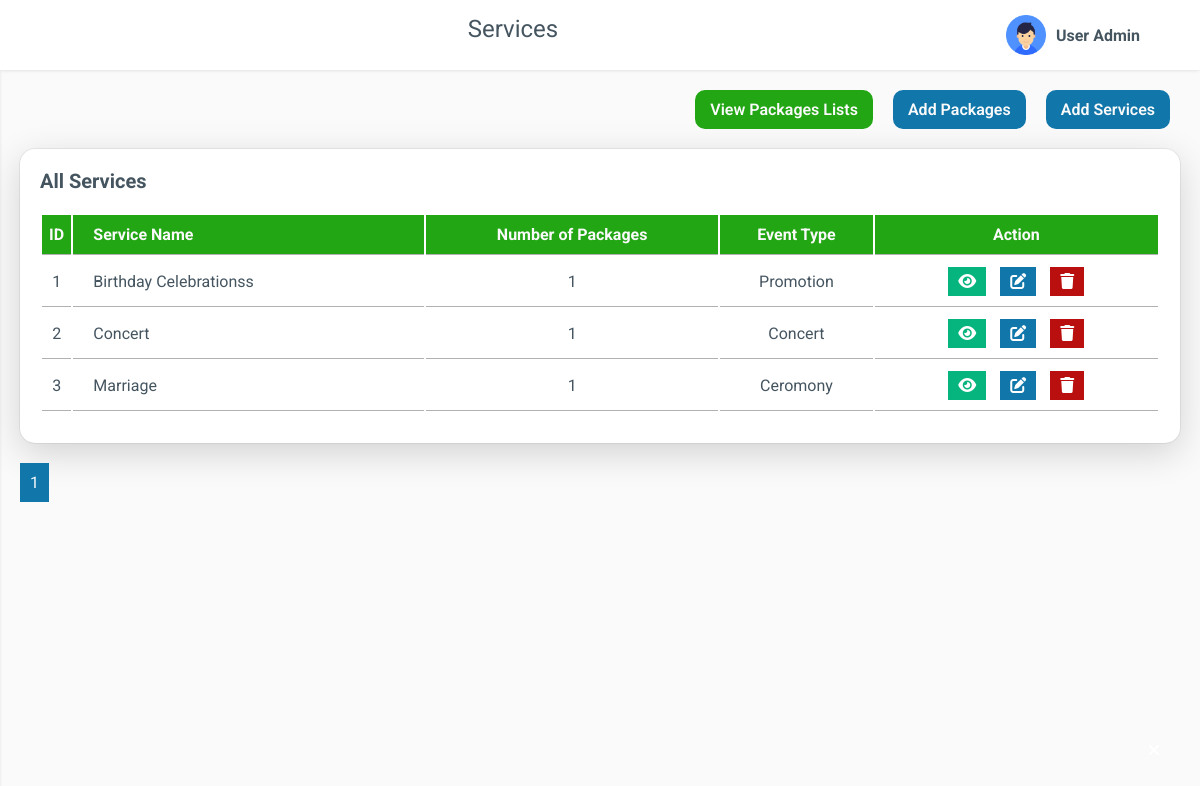
Screenshot of /admin/services.php (signed in) with the database file from the repository.
### tables this page shows
CREATE TABLE `tbl_service` (
  `ser_id` int(11) NOT NULL,
  `ser_name` varchar(255) NOT NULL,
  `type` int(11) NOT NULL,
  `image` varchar(255) NOT NULL,
  `description` text NOT NULL
);

CREATE TABLE `tbl_types` (
  `type_id` int(11) NOT NULL,
  `name` varchar(255) NOT NULL
);

### admin/services.php (the view, shortened to what this page needs)
<?php
require_once('header.php');
require_once('sidebar.php');
?>
<div class="main">
        <div class="main-header">
            <div class="main-title">
                Services
            </div>
            <?php require_once('profile.php');?>
        </div>
        <div class="main-content">
            <div class="row">
                <div class="col-12">
                    <div class="btns" id="btns">
                        <div id="view" >
                            <a href="viewpackages.php">View Packages Lists</a>
                        </div>
                        <div id="addBtn">
                            <a href="addpackages.php">Add Packages</a>
                        </div>
                        <div id="addBtn">
                            <a href="addservices.php">Add Services</a>
                        </div>
                    </div>
                    <div class="box">
                        <div class="box-header">
                            All Services
                        </div>
                        <div class="box-body overflow-scroll">
                        <?php
                            $recordsPerPage = 10;
                            if (isset($_GET['page']) && is_numeric($_GET['page'])) {
                                $currentPage = $_GET['page'];
                            } else {
                                $currentPage = 1;
                            }
                            $offset = ($currentPage - 1) * $recordsPerPage;
                            $sqlCount = "SELECT COUNT(*) as total FROM tbl_service";
                            $resultCount = mysqli_query($conn, $sqlCount);
                            $totalRecords = mysqli_fetch_assoc($resultCount)['total'];
                            $totalPages = ceil($totalRecords / $recordsPerPage);
                            $sql = "SELECT s.ser_id, s.ser_name, t.name AS type_name,
                                    (SELECT COUNT(*) FROM tbl_packages p WHERE p.service_id = s.ser_id) AS total_packages
                                    FROM tbl_service s
                                    INNER JOIN tbl_types t ON s.type = t.type_id
                                    LIMIT $offset, $recordsPerPage;";
                            $result = mysqli_query($conn, $sql);
                        ?>
                            <table>
                                <thead>
                                    <tr>
                                        <th class="center">ID</th>
                                        <th class="left">Service Name</th>
                                        <th class="center">Number of Packages</th>
                                        <th class="center">Event Type</th>
                                        <th class="center">Action</th>
                                    </tr>
                                </thead>
                                <tbody>
                                <?php
                                    $serialNumber = $offset + 1;
                                    if ($result !== false) {
                                        while ($row = mysqli_fetch_assoc($result)) {
                                            ?>
                                    <tr>
                                        <td class="center"><?php echo $serialNumber;?></td>
                                        <td class="left"><?php echo $row['ser_name'];?></td>
                                        <td class="center"><?php echo $row['total_packages']; ?></td>
                                        <td class="center"><?php echo $row['type_name']; ?></td>
                                        <td class="center">
                                            <a href="view-service.php?criteria=<?=$row['ser_id']?>" class="view" onclick="viewData()"><span><i class="fa-solid fa-eye"></i></span></a>
                                            <a href="editservice.php?criteria=<?=$row['ser_id']?>" class="edit" onclick="editBtn()"><span><i class="fa-solid fa-pen-to-square"></i></span></a>
                                            <a href="javascript:void(0);" class="delete" onclick="confirmDelete('services.php?criteria=<?=$row['ser_id']?>')"><span><i class="fa-solid fa-trash"></i></span></a>
                                        </td>
                                    </tr>
                                    <?php
                                            $serialNumber++;
                                        }
                                    }
                                    ?>
                                </tbody>
                            </table>
                        </div>
                    </div>
                    <div class="pagination">
                        <?php for ($i = 1; $i <= $totalPages; $i++): ?>
                            <a href="?page=<?php echo $i; ?>"><?php echo $i; ?></a>
                        <?php endfor; ?>
                    </div>
                </div>
            </div>
        </div>
</div>
<?php
require_once('footer.php');
?>

### admin/css/app.css (style rules this page uses)
:root { --body-bg: #fafafb; --box-bg: #ffffff; --main-color: #a10e55; --btn-edit: #1177aa; --btn-view: #06b47d; --btn-delete: #b90f0f; --text-color: #455560; --tbl-thead: #1A0051; --text-second-color: #72849ab3; --sidebar-color: #061945b3; --sidebar-active-color: #ffffff; --sidebar-hover-color: #ffffff; --sidebar-background-color: #22a613; --success-color: #d4edda; --success-color-border: #28a745; --danger-color: #f8d7da; --border-color: #b1b1b1; --menu-item-active-bg: rgba(201, 247, 62, 0.1); --gradient-bg:linear-gradient(to right, #02266C , #1A0051); --inversegradient-bg:linear-gradient(to right, #1A0051, #02266C ); --box-border-radius: 15px; --sidebar-size: 300px; --sidebar-logo-img-size: 45px; --sidebar-logo-size: 80px; --profile-image-size: 45px; --main-header-height: 80px; --shadow: 0 1px 4px -1px rgb(0 0 0 / 15%); }
* { padding: 0; margin: 0; box-sizing: border-box; }
body { font-family: "Roboto", sans-serif; background-color: var(--body-bg); color: var(--text-color); position: relative; }
a { text-decoration: none; color: unset; display: inline-block; }
.main { padding-left: var(--sidebar-size); display: block; margin: 0; }
.main-header { display: flex; width: 100%; justify-content: space-between; padding: 15px 20px; background-color: var(--box-bg); box-shadow: var(--shadow); position: sticky; top: 0; z-index: 100; }
.main-title { text-transform: capitalize; font-size: 1.5rem; }
.main-content { padding: 10px 20px; height: calc(100vh - var(--main-header-height)); overflow-y: auto; }
.box { background-color: var(--box-bg); padding: 20px 20px 10px 20px; border: none; border-radius: var(--box-border-radius); margin: 10px 0px; box-shadow: rgba(0, 0, 0, 0.16) 0px 10px 36px 0px, rgba(0, 0, 0, 0.06) 0px 0px 0px 1px; }
#addBtn { background-color: none; padding: 10px; right: 0; display: flex; justify-content: flex-end; }
#addBtn a { background-color: var(--btn-edit); color: var(--body-bg); font-weight: 600; padding: 10px 15px; border-radius: 10px; }
.box-header { text-transform: capitalize; font-size: 1.25rem; font-weight: 700; }
.box-body { padding: 20px 0; }
table { width: 100%; min-width: 1000px; }
table thead { background: var(--sidebar-background-color); color: var(--body-bg); border: 1px solid var(--border-color); }
table thead tr { text-align: left; }
table th, table td { padding: 10px 0; border-bottom: 1px solid var(--border-color); }
table td a { color: #fff; padding: 5px 10px; border: none; cursor: pointer; margin: 0px 5px; background-color: var(--btn-view); }
table td .view { background: var(--btn-view); border: none; }
table td .edit { background: var(--btn-edit); }
table td .delete { background-color: var(--btn-delete); }
table thead .center, table tbody .center { text-align: center; }
table thead .left, table tbody .left { padding-left: 20px; text-transform: capitalize; }
.overflow-scroll { overflow-y: auto; }
.pagination { margin-top: 20px; }
.pagination a { padding: 10px; background: var(--btn-edit); color: var(--body-bg); }
@media only screen and (max-width: 1280px) { .main { padding-left: 0; } }

### admin/css/grid.css (style rules this page uses)
.row { display: flex; flex-wrap: wrap; margin: 0 -15px; }
[class*="col-"] { padding: 0 15px; margin-bottom: 20px; }
.col-12 { width: 100%; }

### admin/services.php (style rules this page uses)
#btns { display: flex; justify-content: flex-end; }
#view { background-color: none; padding: 10px; right: 0; display: flex; justify-content: flex-end; }
#view a { background-color: #22a613; color: var(--body-bg); font-weight: 600; padding: 10px 15px; border-radius: 10px; }

### rows the page displays
tbl_service: ser_name "Birthday Celebrationss", total_packages "1", type.name "Promotion"
tbl_service: ser_name "Concert", total_packages "1", type.name "Concert"
tbl_service: ser_name "Marriage", total_packages "1", type.name "Ceromony"
